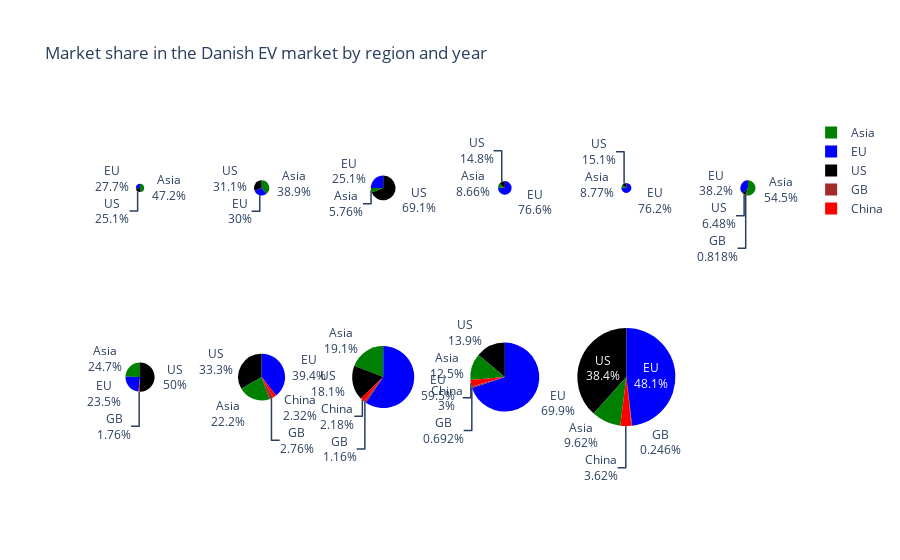

Notebook source saved alongside this figure:
### Code cell
# Get unique years
years = data_sorted['Year'].unique()

# Calculate the number of pie charts per line
num_charts_per_line = (len(years) + 1) // 2  # Round up to ensure half the charts are on each line

# Create subplots with two rows and the calculated number of columns
fig = make_subplots(rows=2, cols=num_charts_per_line, specs=[[{'type':'domain'}] * num_charts_per_line] * 2)


# Iterate over each year
for i, year in enumerate(years, start=1):
    # Calculate the row and column indices for the current chart
    row_index = (i - 1) // num_charts_per_line + 1  # Divide by the number of charts per line and round up
    col_index = (i - 1) % num_charts_per_line + 1
    
    # Filter data for the current year
    year_data = data_sorted[data_sorted['Year'] == year]
    
    # Group the data by region and sum up the sales
    sales_by_region = year_data.groupby('Region')['Sales'].sum().reset_index()
    
    # Add a pie chart trace for the current year
    pie_trace = go.Pie(
        labels=sales_by_region['Region'], 
        values=sales_by_region['Sales'], 
        scalegroup='one', 
        name=f"{year}",
        marker=dict(colors=[color_region[region] for region in sales_by_region['Region']]),
        textinfo='label+percent',
        hoverinfo='label+value+name'  # Include value of sales in the hover info
    )
    
    fig.add_trace(pie_trace, row=row_index, col=col_index)

# Update layout
fig.update_layout(title_text='Market share in the Danish EV market by region and year')

fig.show()

### Figure 1 — Plotly figure (JSON) as saved in the notebook; plotly's stock layout.template omitted (floating-point values rounded to 4 significant figures)
{"data": [{"domain": {"x": [0, 0.1389], "y": [0.575, 1]}, "hoverinfo": "label+value+name", "labels": ["Asia", "EU", "US"], "marker": {"colors": ["green", "blue", "black"]}, "name": "2013", "scalegroup": "one", "textinfo": "label+percent", "type": "pie", "values": [211, 124, 112]}, {"domain": {"x": [0.1722, 0.3111], "y": [0.575, 1]}, "hoverinfo": "label+value+name", "labels": ["Asia", "EU", "US"], "marker": {"colors": ["green", "blue", "black"]}, "name": "2014", "scalegroup": "one", "textinfo": "label+percent", "type": "pie", "values": [577, 446, 462]}, {"domain": {"x": [0.3444, 0.4833], "y": [0.575, 1]}, "hoverinfo": "label+value+name", "labels": ["Asia", "EU", "US"], "marker": {"colors": ["green", "blue", "black"]}, "name": "2015", "scalegroup": "one", "textinfo": "label+percent", "type": "pie", "values": [227, 990, 2725]}, {"domain": {"x": [0.5167, 0.6556], "y": [0.575, 1]}, "hoverinfo": "label+value+name", "labels": ["Asia", "EU", "US"], "marker": {"colors": ["green", "blue", "black"]}, "name": "2016", "scalegroup": "one", "textinfo": "label+percent", "type": "pie", "values": [103, 911, 176]}, {"domain": {"x": [0.6889, 0.8278], "y": [0.575, 1]}, "hoverinfo": "label+value+name", "labels": ["Asia", "EU", "US"], "marker": {"colors": ["green", "blue", "black"]}, "name": "2017", "scalegroup": "one", "textinfo": "label+percent", "type": "pie", "values": [57, 495, 98]}, {"domain": {"x": [0.8611, 1], "y": [0.575, 1]}, "hoverinfo": "label+value+name", "labels": ["Asia", "EU", "GB", "US"], "marker": {"colors": ["green", "blue", "brown", "black"]}, "name": "2018", "scalegroup": "one", "textinfo": "label+percent", "type": "pie", "values": [799, 561, 12, 95]}, {"domain": {"x": [0, 0.1389], "y": [0, 0.425]}, "hoverinfo": "label+value+name", "labels": ["Asia", "EU", "GB", "US"], "marker": {"colors": ["green", "blue", "brown", "black"]}, "name": "2019", "scalegroup": "one", "textinfo": "label+percent", "type": "pie", "values": [1348, 1286, 96, 2734]}, {"domain": {"x": [0.1722, 0.3111], "y": [0, 0.425]}, "hoverinfo": "label+value+name", "labels": ["Asia", "China", "EU", "GB", "US"], "marker": {"colors": ["green", "red", "blue", "brown", "black"]}, "name": "2020", "scalegroup": "one", "textinfo": "label+percent", "type": "pie", "values": [3139, 328, 5579, 391, 4721]}, {"domain": {"x": [0.3444, 0.4833], "y": [0, 0.425]}, "hoverinfo": "label+value+name", "labels": ["Asia", "China", "EU", "GB", "US"], "marker": {"colors": ["green", "red", "blue", "brown", "black"]}, "name": "2021", "scalegroup": "one", "textinfo": "label+percent", "type": "pie", "values": [4722, 539, 14736, 287, 4491]}, {"domain": {"x": [0.5167, 0.6556], "y": [0, 0.425]}, "hoverinfo": "label+value+name", "labels": ["Asia", "China", "EU", "GB", "US"], "marker": {"colors": ["green", "red", "blue", "brown", "black"]}, "name": "2022", "scalegroup": "one", "textinfo": "label+percent", "type": "pie", "values": [3831, 918, 21410, 212, 4250]}, {"domain": {"x": [0.6889, 0.8278], "y": [0, 0.425]}, "hoverinfo": "label+value+name", "labels": ["Asia", "China", "EU", "GB", "US"], "marker": {"colors": ["green", "red", "blue", "brown", "black"]}, "name": "2023", "scalegroup": "one", "textinfo": "label+percent", "type": "pie", "values": [5955, 2240, 29790, 152, 23748]}], "layout": {"title": {"text": "Market share in the Danish EV market by region and year"}}}
